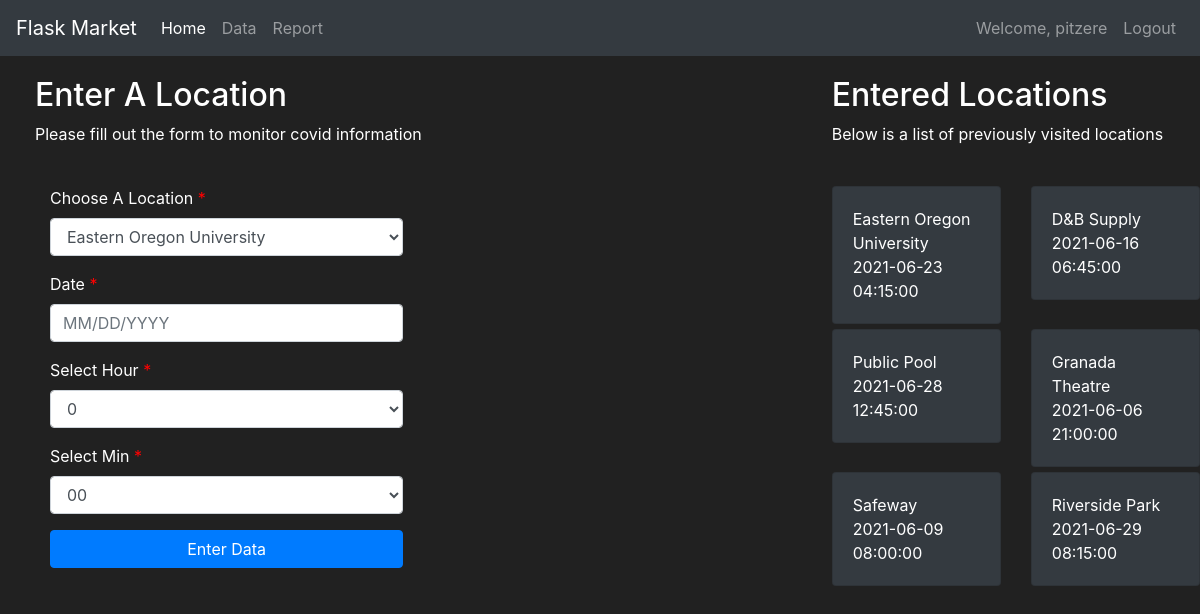
Screenshot of /data (signed in) with the database file from the repository.
### tracker/models.py (models this page shows, shortened)
class User(db.Model, UserMixin):
    first = db.Column(db.String(length=30), nullable=False)
    last = db.Column(db.String(length=30), nullable=False)
    username = db.Column(db.String(length=30), nullable=False, unique=True)
    password_hash = db.Column(db.String(length=60), nullable=False)
    is_infected = db.Column(db.Boolean(), nullable=False, default=False)
    infection_chance = db.Column(db.Float(), nullable=False, default=0)
    id = db.Column(db.Integer(), primary_key=True)
    @property
    def password(self):
        return self.password

class Location(db.Model):
    id = db.Column(db.Integer(), primary_key=True)
    name = db.Column(db.String(length=30), nullable=False)
    infection = db.Column(db.Float(), nullable=False, default=0.0)
    owner = db.Column(db.Integer(), db.ForeignKey('user.id'))
    date = db.Column(db.Date(), default='2020-01-01 12:00')
    time = db.Column(db.Time(), default='00:00')

### tracker/routes.py (the view, shortened to what this page needs)
@app.route('/data', methods=['GET', 'POST'])
@login_required
def data_page():
    data_form = EnterDataForm()
    if request.method == "GET":
        owned_locations = Location.query.filter_by(owner=current_user.id)
        return render_template('data.html', data_form=data_form, owned_locations=owned_locations)

### tracker/forms.py (shortened to what this page needs)
class EnterDataForm(FlaskForm):
    enter_data = SubmitField(label='Enter Data')
    update_user = SubmitField(label='Update User')
    update_location = SubmitField(label='Update Location')

### tracker/models.py (called while the page is built)
@login_manager.user_loader
def load_user(user_id):
    return User.query.get(int(user_id))

### tracker/templates/data.html (shortened to what this page needs)
{% extends 'base.html' %}
{% block content %}
<div class="row" style="margin-top:20px; margin-left:20px">
    <div class="col-8">
        <h2>Enter A Location</h2>
        <p>Please fill out the form to monitor covid information</p>
        <br>
        <div class="container-fluid">
            <div class="row">
                <div class="col-md-6 col-sm-6 col-xs-12">
                    <form method="POST">
                        <div class="form-group ">
                            <label class="control-label requiredField" for="Location"> Choose A Location
                                <span class="asteriskField">
                                    *
                                </span>
                            </label>
                            <select class="select form-control" id="Location" name="Location">
                                <option value="Eastern Oregon University"> Eastern Oregon University </option>
                            </select>
                        </div>
                        <div class="form-group ">
                            <label class="control-label requiredField" for="date"> Date
                                <span class="asteriskField">
                                    *
                                </span>
                            </label>
                            <input class="form-control" id="date" name="date" placeholder="MM/DD/YYYY" type="text" />
                        </div>
                        <div class="form-group ">
                            <label class="control-label requiredField" for="Hour"> Select Hour
                                <span class="asteriskField">
                                    *
                                </span>
                            </label>
                            <select class="select form-control" id="Hour" name="Hour">
                                {% for i in range(24) %}
                                <option value="{{ i }}"> {{ i }} </option>
                                {% endfor %}
                            </select>
                        </div>
                        <div class="form-group ">
                            <label class="control-label requiredField" for="Min"> Select Min
                                <span class="asteriskField">
                                    *
                                </span>
                            </label>
                            <select class="select form-control" id="Min" name="Min">
                                <option value="00"> 00 </option>
                            </select>
                        </div>
                        <div class="form-group">
                            <div>
                                {{ data_form.enter_data( class="btn btn-primary btn-block")}}
                            </div>
                        </div>
                    </form>
                </div>
            </div>
        </div>
    </div>
    <div class="col-4">
        <h2>Entered Locations</h2>
        <p>Below is a list of previously visited locations</p>
        <br>
        <div class="row">
            {% for owned_location in owned_locations %}
            <div class="col-md-6">
                <div style="margin-bottom: 5px" class="card text-left bg-dark">
                    <div class="card-body">
                        {{ owned_location.name }}
                        <br>
                        {{ owned_location.date }}
                        <br>
                        {{ owned_location.time }}
                    </div>
                </div>
            </div>
            {% endfor %}
        </div>
    </div>
</div>
{% endblock %}

### tracker/templates/base.html (shortened to what this page needs)
<!doctype html>
<html lang="en">
<head>
    <link rel="stylesheet" href="https://cdn.jsdelivr.net/npm/bootstrap@4.5.3/dist/css/bootstrap.min.css">
</head>
<body>
    <nav class="navbar navbar-expand-md navbar-dark bg-dark"> <a class="navbar-brand" href="#">Flask Market</a>
        <div class="collapse navbar-collapse" id="navbarNav">
            <ul class="navbar-nav mr-auto">
                {% if current_user.username != 'admin' %}
                <li class="nav-item active"> <a class="nav-link" href="{{ url_for('home_page') }}">Home <span class="sr-only">(current)</span></a> </li>
                <li class="nav-item"> <a class="nav-link" href="{{ url_for('data_page') }}">Data</a> </li>
                <li class="nav-item"> <a class="nav-link" href="{{ url_for('report_page') }}">Report</a> </li>
                {% endif %}
            </ul>
            {% if current_user.is_authenticated %}
            <ul class="navbar-nav">
                <li class="nav-item"> <a class="nav-link">Welcome, {{ current_user.username }}</a> </li>
                <li class="nav-item"> <a class="nav-link" href="{{ url_for('logout_page') }}">Logout</a> </li>
            </ul> {% else %}
            <ul class="navbar-nav">
                <li class="nav-item"> <a class="nav-link" href="{{ url_for('login_page') }}">Login</a> </li>
                <li class="nav-item"> <a class="nav-link" href="{{ url_for('register_page') }}">Register</a> </li>
            </ul> {% endif %}
        </div>
    </nav>
    {% block content %}
    {% endblock %}
    <link rel="stylesheet" href="https://cdnjs.cloudflare.com/ajax/libs/bootstrap-datepicker/1.4.1/css/bootstrap-datepicker3.css" />
</body>
</html>

### tracker/templates/data.html (style rules this page uses)
.asteriskField { color: red; }

### tracker/templates/base.html (style rules this page uses)
body { background-color: #212121; color: white }

### rows the page displays
User: username "pitzere"
Location: name "Eastern Oregon University", date "2021-06-23", time "04:15:00"
Location: name "D&B Supply", date "2021-06-16", time "06:45:00"
Location: name "Public Pool", date "2021-06-28", time "12:45:00"
Location: name "Granada Theatre", date "2021-06-06", time "21:00:00"
Location: name "Safeway", date "2021-06-09", time "08:00:00"
Location: name "Riverside Park", date "2021-06-29", time "08:15:00"

### other values shown
form field Hour "0"
